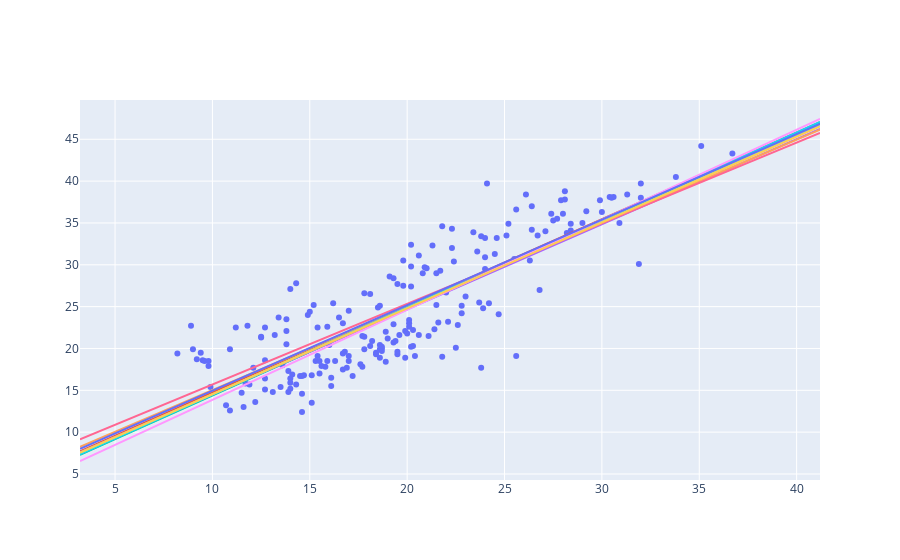

The code cell stored with this chart in its notebook:
### Markdown cell above
From Book,

>Per the 80% credible interval for β1, there’s an 80% posterior probability that for every one degree increase in `temp9am`, the average increase in `temp3pm` is somewhere between $0.98$ and $1.1$ degrees.

Above, we see our 95% interval for slope is $0.96$ to $1.09$ which is pretty close.

From Book,

>Further, per the 80% credible interval for standard deviation σ, this relationship is fairly strong – observed afternoon temperatures tend to fall somewhere between only $3.87$ and $4.41$ degrees

Above, our σ is nearly exact.

### Code cell
sample_betas = pd.DataFrame(mcmc.get_samples())[['intercept', 'slope']]

def pull_sample():
    b0, b1 = sample_betas.sample(1).values[0]
    X = np.arange(df.temp9am.min() - 5, df.temp9am.max() + 5)
    Y = [b0+b1*x for x in X]
    return X,Y

fig = go.Figure()
fig.add_trace(
    go.Scatter(x=df.temp9am, y=df.temp3pm, mode='markers')
)
for i in range(10):
    x, y = pull_sample()
    fig.add_trace(
        go.Scatter(x=x, y=y)
    )

fig.update_layout(showlegend=False)
fig
